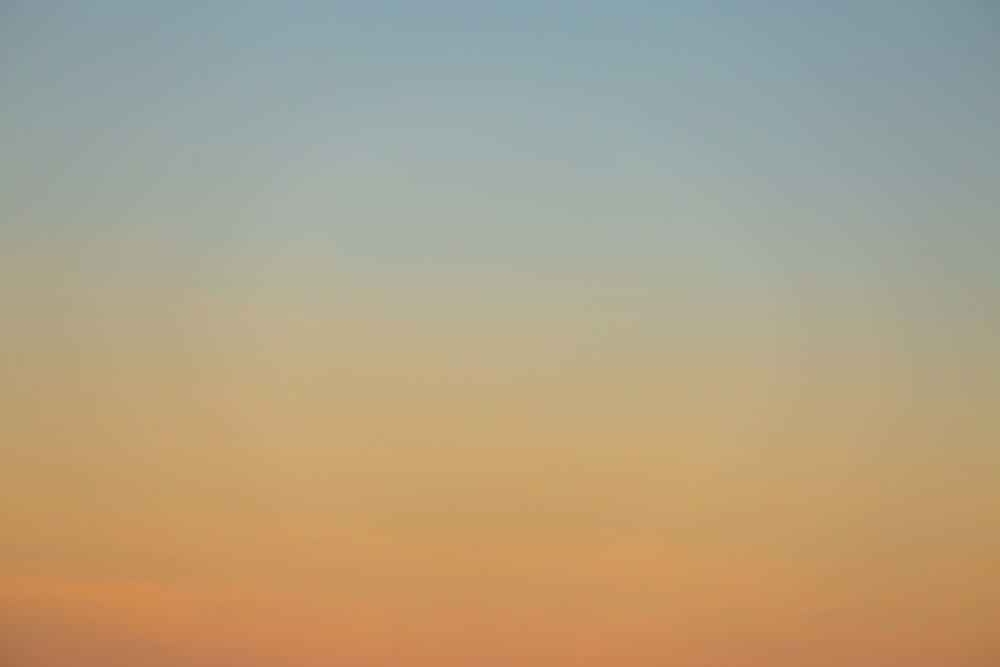
#> input picture flutter/assets/images/products/flower-seeds/cosmos-mix-seeds-4.jpg, 1000 x 667 px
$ python -i update_slots.py   (imports and definitions only)
#> lines starting #> are read from the running program, lines starting #| are printed output that depends on the picture
import os, urllib.request, ssl
from PIL import Image

ctx = ssl._create_unverified_context()
headers = {'User-Agent': 'Mozilla/5.0'}

def crop_and_save(src_path, dst_path):
#> called with dst_path = 'out.png'
    img = Image.open(src_path).convert('RGB')
#> img is the input picture: PIL image 1000x667 RGB; mean R, G, B 176.2, 161.2, 133.6
    w, h = img.size
#> w = 1000; h = 667
    min_dim = min(w, h)
#> min_dim = 667
    left = (w - min_dim) // 2
#> left = 166
    top = (h - min_dim) // 2
#> top = 0
    cropped = img.crop((left, top, left + min_dim, top + min_dim))
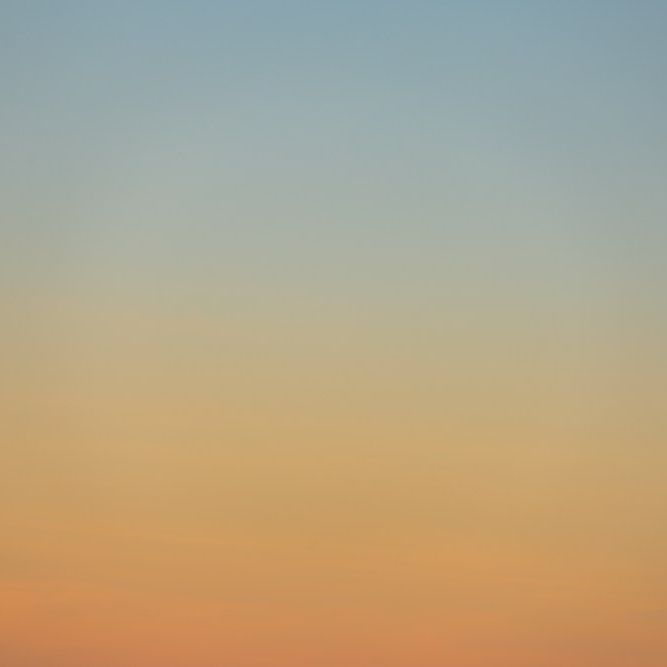
#> cropped: PIL image 667x667 RGB; mean R, G, B 179.3, 164.3, 136.2
    resized = cropped.resize((1000, 1000), Image.Resampling.LANCZOS)
    resized.save(dst_path, 'JPEG', quality=92)
    print(f"Updated -> {dst_path}")

def download_and_crop(url, dst_path):
    tmp = '/tmp/tmp_slot.jpg'
    req = urllib.request.Request(url, headers=headers)
    with urllib.request.urlopen(req, context=ctx) as r, open(tmp, 'wb') as f:
        f.write(r.read())
    crop_and_save(tmp, dst_path)

PEPPER_SEEDS_URL = 'https://images.unsplash.com/photo-1596797038530-2c107229654b?w=1200&q=80'
TINY_HERB_SEEDS_URL = 'https://images.unsplash.com/photo-1536657464919-892534f60d6e?w=1200&q=80'
DISH_SEEDS_URL = 'https://images.unsplash.com/photo-1589367920969-ab8e050bbb04?w=1200&q=80'
COSMOS_BLOOM_URL = 'https://images.unsplash.com/photo-1508610048659-a06b669e3321?w=1200&q=80'
COSMOS_MEADOW_URL = 'https://images.unsplash.com/photo-1509198397868-475647b2a1e5?w=1200&q=80'
SEEDLING_TRAY_URL = 'https://images.unsplash.com/photo-1523348837708-15d4a09cfac2?w=1200&q=80'

# 1. Fix Cosmos 1 and 4
# [8 lines not run here, left out]

# 4. Fix Herb & Flower Seeds (Slot 2)
tiny_herb_targets = [
    'flutter/assets/images/products/herb-seeds/italian-basil-1000-seeds-2.jpg',
    'flutter/assets/images/products/herb-seeds/tulsi-seeds-holy-basil-2.jpg',
    'flutter/assets/images/products/herb-seeds/oregano-1500-seeds-2.jpg',
    'flutter/assets/images/products/herb-seeds/thyme-750-seeds-2.jpg',
    'flutter/assets/images/products/flower-seeds/petunia-mix-seeds-2.jpg',
    'flutter/assets/images/products/flower-seeds/portulaca-mix-seeds-2.jpg',
]
# [2 lines not run here, left out]

dish_targets = [
    'flutter/assets/images/products/vegetable-seeds/chinese-cabbage-seeds-2.jpg',
    'flutter/assets/images/products/herb-seeds/arugula-seeds-rocket-leaves-2.jpg',
    'flutter/assets/images/products/herb-seeds/parsley-1000-seeds-2.jpg',
    'flutter/assets/images/products/flower-seeds/chrysanthemum-mix-250-seeds-2.jpg',
]
# [4 lines not run here, left out]

>>> result = crop_and_save('../../../../flutter/assets/images/products/flower-seeds/cosmos-mix-seeds-4.jpg', 'out.png')
